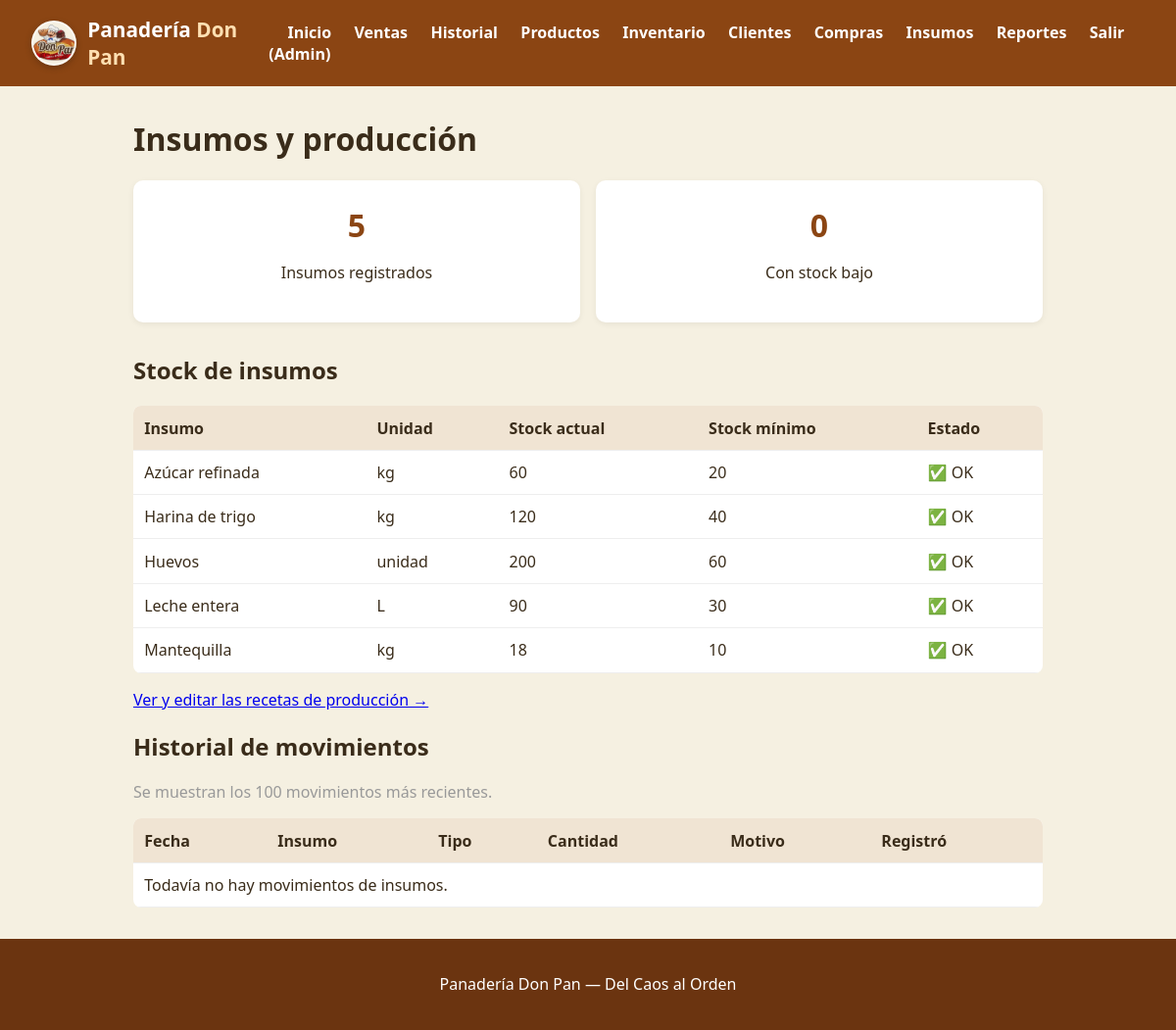
Screenshot of /insumos.php (signed in) with the database file from the repository.
### tables this page shows
CREATE TABLE insumos (
    id_insumo INT AUTO_INCREMENT PRIMARY KEY,
    nombre VARCHAR(100) NOT NULL,
    unidad VARCHAR(20) NOT NULL DEFAULT 'kg',
    stock_actual INT NOT NULL DEFAULT 0,
    stock_minimo INT NOT NULL DEFAULT 5
);

### public/insumos.php (the view, shortened to what this page needs)
<?php
$conn = getConnection();
$insumos = $conn->query(
    'SELECT id_insumo, nombre, unidad, stock_actual, stock_minimo
     FROM insumos ORDER BY nombre'
);
$movimientos = $conn->query(
    'SELECT m.id_movimiento, m.fecha_hora, m.tipo, m.cantidad, m.motivo,
            i.nombre AS insumo, i.unidad, e.nombre AS empleado
     FROM movimientos_insumos m
     JOIN insumos i ON i.id_insumo = m.id_insumo
     LEFT JOIN empleados e ON e.id_empleado = m.id_empleado
     ORDER BY m.fecha_hora DESC
     LIMIT 100'
);
require __DIR__ . '/../includes/header.php';
?>
<h1>Insumos y producción</h1>
<section class="tarjetas">
    <?php
    $totalInsumos = 0;
    $bajoMinimo = 0;
    while ($i = $insumos->fetch_assoc()) {
        $totalInsumos++;
    }
    $insumos->data_seek(0);
    ?>
    <div class="tarjeta">
        <h2><?= $totalInsumos ?></h2>
        <p>Insumos registrados</p>
    </div>
    <div class="tarjeta">
        <h2><?= $bajoMinimo ?></h2>
        <p>Con stock bajo</p>
    </div>
</section>
<h2>Stock de insumos</h2>
<table>
    <thead>
        <tr>
            <th>Insumo</th>
            <th>Unidad</th>
            <th>Stock actual</th>
            <th>Stock mínimo</th>
            <th>Estado</th>
        </tr>
    </thead>
    <tbody>
    <?php while ($i = $insumos->fetch_assoc()): ?>
        <tr class="<?= (int)$i['stock_actual'] <= (int)$i['stock_minimo'] ? 'fila-alerta' : '' ?>">
            <td><?= htmlspecialchars($i['nombre']) ?></td>
            <td><?= htmlspecialchars($i['unidad']) ?></td>
            <td><?= (int)$i['stock_actual'] ?></td>
            <td><?= (int)$i['stock_minimo'] ?></td>
            <td>
                <?= (int)$i['stock_actual'] <= (int)$i['stock_minimo'] ? '⚠️ Reponer' : '✅ OK' ?>
            </td>
        </tr>
    <?php endwhile; ?>
    </tbody>
</table>
<p><a href="recetas.php">Ver y editar las recetas de producción →</a></p>
<h2>Historial de movimientos</h2>
<p class="txt-suave">Se muestran los 100 movimientos más recientes.</p>
<table>
    <thead>
        <tr>
            <th>Fecha</th>
            <th>Insumo</th>
            <th>Tipo</th>
            <th>Cantidad</th>
            <th>Motivo</th>
            <th>Registró</th>
        </tr>
    </thead>
    <tbody>
    <?php if ($movimientos->num_rows === 0): ?>
        <tr><td colspan="6">Todavía no hay movimientos de insumos.</td></tr>
    <?php endif; ?>
    </tbody>
</table>
<?php require __DIR__ . '/../includes/footer.php'; ?>

### public/css/style.css (style rules this page uses)
:root { --color-pan: #8B4513; --color-naranja: #FF9800; --color-crema: #F5F0E1; --color-blanco: #FFFFFF; --color-texto: #3a2c1a; --color-alerta: #D32F2F; --color-ok: #4CAF50; }
* { box-sizing: border-box; }
body { margin: 0; font-family: system-ui, sans-serif; background: var(--color-crema); color: var(--color-texto); }
table { width: 100%; border-collapse: collapse; background: white; border-radius: 8px; overflow: hidden; }
th, td { padding: 0.7rem; text-align: left; border-bottom: 1px solid #eee; }
th { background: #f0e4d3; }
.tarjetas { display: flex; gap: 1rem; margin-bottom: 2rem; }
.tarjeta { background: white; padding: 1.5rem; border-radius: 10px; text-align: center; flex: 1; box-shadow: 0 2px 6px rgba(0,0,0,0.06); }
.tarjeta h2 { margin: 0; color: var(--color-pan); font-size: 2rem; }
.txt-suave { color: #999; }

### rows the page displays
insumos: nombre "Azúcar refinada", unidad "kg", stock_actual "60", stock_minimo "20", shows "✅ OK"
insumos: nombre "Harina de trigo", unidad "kg", stock_actual "120", stock_minimo "40", shows "✅ OK"
insumos: nombre "Huevos", unidad "unidad", stock_actual "200", stock_minimo "60", shows "✅ OK"
insumos: nombre "Leche entera", unidad "L", stock_actual "90", stock_minimo "30", shows "✅ OK"
insumos: nombre "Mantequilla", unidad "kg", stock_actual "18", stock_minimo "10", shows "✅ OK"

### other values shown
$_SESSION['nombre'] "Admin"
$totalInsumos "5"
$bajoMinimo "0"
